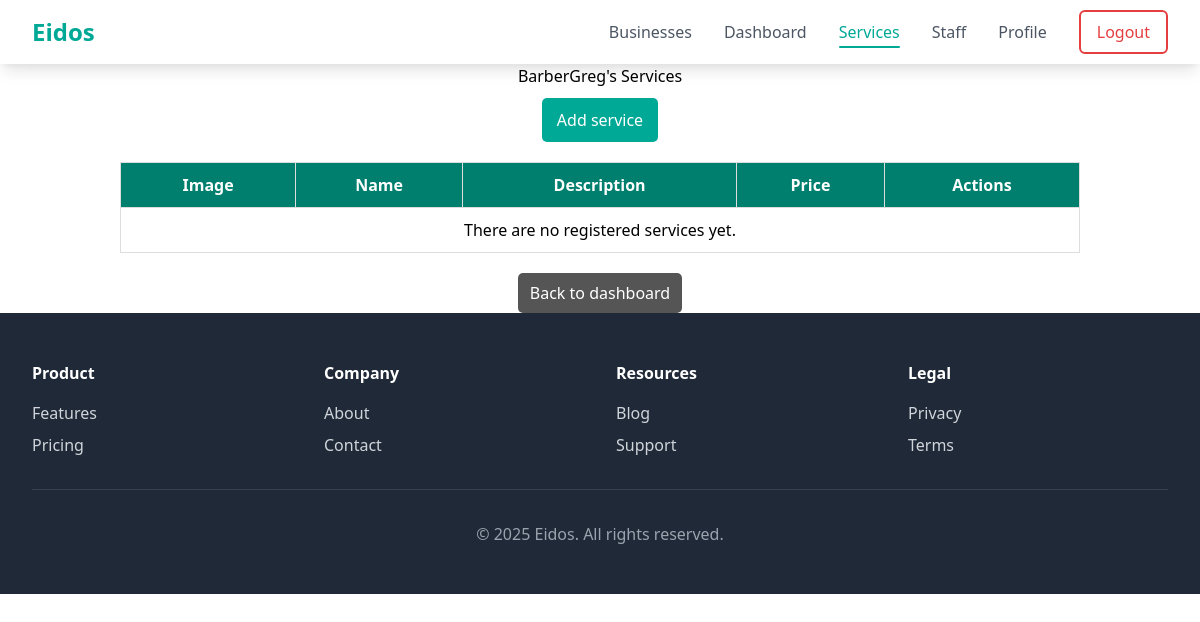
Before: /business/dashboard/services (signed in) with the older database file.
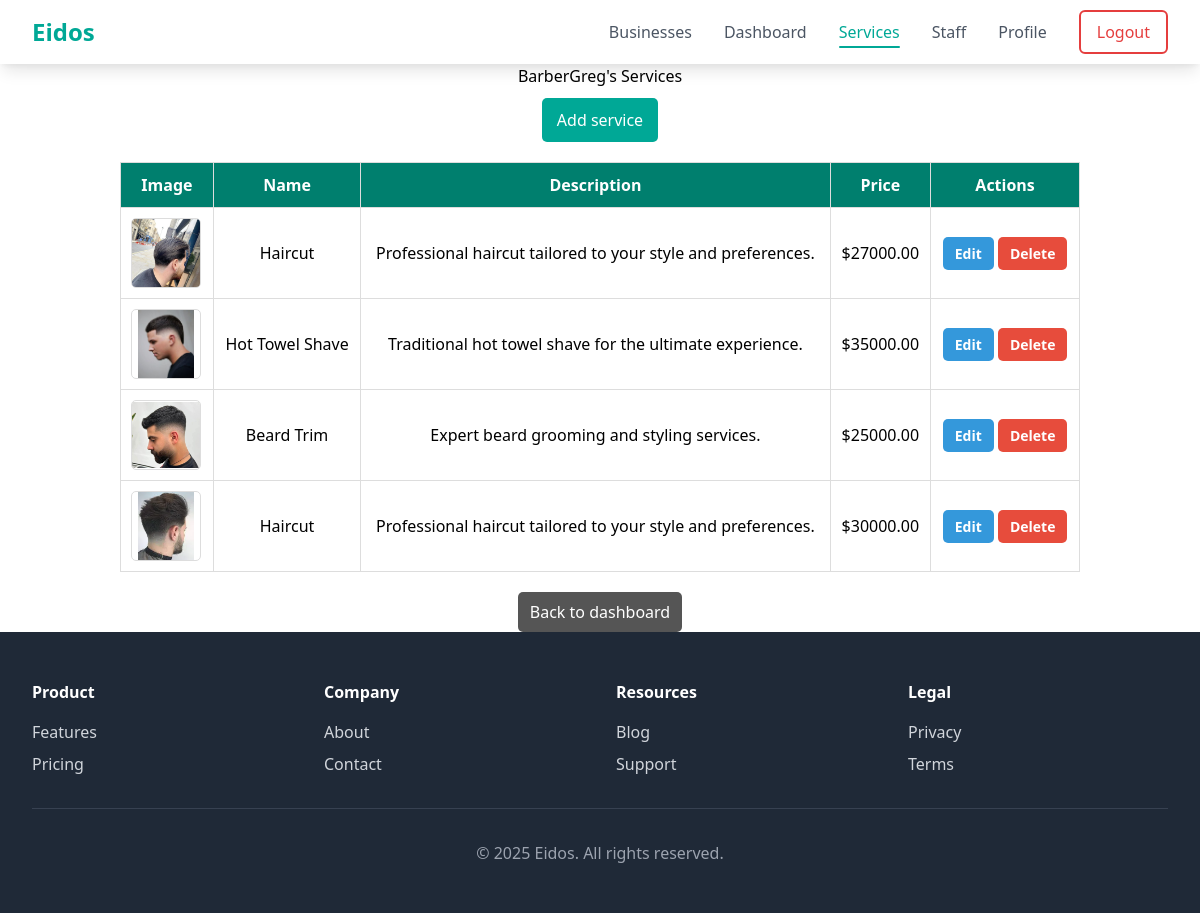
After: the same page with the newer database file.
### business/models.py (models this page shows, shortened)
class BusinessAccount(models.Model):
    name = models.CharField(max_length=100)
    email = models.EmailField(max_length=100, default='')
    address = models.CharField(max_length=200)
    description = models.TextField(blank=True)
    logo = models.ImageField(upload_to='business/images/')
    user = models.OneToOneField(Account, on_delete=models.CASCADE, null=True, blank=True)
    phone = models.CharField(max_length=20)
    instagram = models.URLField(blank=True, null=True)
    facebook = models.URLField(blank=True, null=True)
    twitter = models.URLField(blank=True, null=True)
    tiktok = models.URLField(blank=True, null=True)

class Service(models.Model):
    business = models.ForeignKey(BusinessAccount, on_delete=models.CASCADE, default=get_default_business)
    name = models.CharField(max_length=200)
    description = models.TextField(blank=True, null=True)
    price = models.DecimalField(max_digits=10, decimal_places=2)
    available = models.BooleanField(default=True)
    image = models.ImageField(upload_to='services/', blank=True, null=True)
    created_at = models.DateTimeField(auto_now_add=True)

### business/views.py (the view)
# urls.py: path('dashboard/services', views.dashboardServicesView, name="dashboard_services"),
@login_required
def dashboardServicesView(request):
    try:
        business = BusinessAccount.objects.get(user=request.user)
    except BusinessAccount.DoesNotExist:
        messages.error(request, "Business profile not found")
        return redirect('home')
    services = Service.objects.filter(business=business)
    return render(request, 'dashboard_services.html', {'business': business, 'services': services})

### business/templates/dashboard_services.html (shortened to what this page needs)
{% extends 'base.html' %}
{% block content %}
    <div class="container">
        <h1>{{ business.name }}'s Services</h1>
        <a href="{% url 'add_service' %}" class="button">Add service</a>
        <table class="table">
            <tr>
                <th>Image</th>
                <th>Name</th>
                <th>Description</th>
                <th>Price</th>
                <th>Actions</th>
            </tr>
            {% for service in services %}
            <tr>
                <td>
                    {% if service.image %}
                        <img src="{{ service.image.url }}" alt="{{ service.name }}" class="service-img">
                    {% else %}
                        No image
                    {% endif %}
                </td>
                <td>{{ service.name }}</td>
                <td>{{ service.description }}</td>
                <td>${{ service.price }}</td>
                <td class="actions">
                    <a href="{% url 'edit_service' service.id %}" class="edit-btn"> Edit</a>
                    <a href="{% url 'delete_service' service.id %}" class="delete-btn"
                        onclick="return confirm('Are you sure you want to delete this service?')">
                        Delete
                    </a>
                </td>
            </tr>
            {% empty %}
            <tr><td colspan="5">There are no registered services yet.</td></tr>
            {% endfor %}
        </table>
        <a href="{% url 'business_dashboard' %}" class="back-button">Back to dashboard</a>
    </div>
{% endblock %}

### eidosapp/templates/base.html (shortened to what this page needs)
<!DOCTYPE html>
<html lang="en">
<head>
    <link href="https://cdnjs.cloudflare.com/ajax/libs/tailwindcss/2.2.19/tailwind.min.css" rel="stylesheet">
    <link href="https://cdnjs.cloudflare.com/ajax/libs/font-awesome/6.0.0/css/all.min.css" rel="stylesheet">
</head>
<body class="{% block body_class %}bg-gray-50{% endblock %}">
    <nav id="navbar" class="bg-white shadow-lg fixed top-0 left-0 right-0 z-50">
        <div class="max-w-7xl mx-auto px-4 sm:px-6 lg:px-8">
            <div class="flex justify-between items-center h-16">
                <div class="flex items-center">
                    <a href="{% url 'home' %}" class="text-2xl font-bold text-primary">Eidos</a>
                </div>
                <div class="hidden md:flex items-center space-x-8">
                    {% if user.is_authenticated %}
                        <a href="{% url 'search_business' %}" class="nav-link text-gray-600 hover:text-primary {% if request.resolver_match.url_name == 'search_business' %}active{% endif %}">Businesses</a>
                        <a href="{% url 'business_dashboard' %}" class="nav-link text-gray-600 hover:text-primary {% if request.resolver_match.url_name == 'business_dashboard' %}active{% endif %}">Dashboard</a>
                        <a href="{% url 'dashboard_services' %}" class="nav-link text-gray-600 hover:text-primary {% if request.resolver_match.url_name == 'dashboard_services' %}active{% endif %}">Services</a>
                        <a href="#" class="nav-link text-gray-600 hover:text-primary {% if request.resolver_match.url_name == 'staff' %}active{% endif %}">Staff</a>
                        <a href="{% url 'manage_profile' %}" class="nav-link text-gray-600 hover:text-primary {% if request.resolver_match.url_name == 'manage_profile' %}active{% endif %}">Profile</a>
                        <a href="{% url 'logout' %}" class="auth-btn logout-btn ml-4">Logout</a>
                    {% endif %}
                </div>
            </div>
        </div>
    </nav>
    {% block content %}{% endblock %}
    {% block default_footer %}
    <footer class="bg-gray-800">
        <div class="max-w-7xl mx-auto py-12 px-4 sm:px-6 lg:px-8">
            <div class="grid grid-cols-2 md:grid-cols-4 gap-8">
                <div>
                    <h3 class="text-white font-bold mb-4">Product</h3>
                    <ul class="space-y-2">
                        <li><a href="#" class="text-gray-300 hover:text-white">Features</a></li>
                        <li><a href="#" class="text-gray-300 hover:text-white">Pricing</a></li>
                    </ul>
                </div>
                <div>
                    <h3 class="text-white font-bold mb-4">Company</h3>
                    <ul class="space-y-2">
                        <li><a href="#" class="text-gray-300 hover:text-white">About</a></li>
                        <li><a href="#" class="text-gray-300 hover:text-white">Contact</a></li>
                    </ul>
                </div>
                <div>
                    <h3 class="text-white font-bold mb-4">Resources</h3>
                    <ul class="space-y-2">
                        <li><a href="#" class="text-gray-300 hover:text-white">Blog</a></li>
                        <li><a href="#" class="text-gray-300 hover:text-white">Support</a></li>
                    </ul>
                </div>
                <div>
                    <h3 class="text-white font-bold mb-4">Legal</h3>
                    <ul class="space-y-2">
                        <li><a href="#" class="text-gray-300 hover:text-white">Privacy</a></li>
                        <li><a href="#" class="text-gray-300 hover:text-white">Terms</a></li>
                    </ul>
                </div>
            </div>
            <div class="mt-8 border-t border-gray-700 pt-8 text-center">
                <p class="text-gray-400">&copy; 2025 Eidos. All rights reserved.</p>
            </div>
        </div>
    </footer>
    {% endblock %}
</body>
</html>

### eidosapp/templates/base.html (style rules this page uses)
:root { --primary-color: #00a896; --primary-dark: #007f6e; --secondary-color: #f8f9fa; }
.text-primary { color: var(--primary-color); }
body { padding-top: 64px; }
#navbar { height: 64px; }
.nav-link { transition: all 0.2s ease; }
.nav-link.active { color: var(--primary-color); font-weight: 500; position: relative; }
.nav-link.active::after { content: ''; position: absolute; bottom: -4px; left: 0; width: 100%; height: 2px; background-color: var(--primary-color); border-radius: 1px; }
.auth-btn { padding: 0.5rem 1rem; border-radius: 0.375rem; font-weight: 500; transition: all 0.2s ease; border: 2px solid var(--primary-color); color: var(--primary-color); }
.logout-btn { border: 2px solid #e53e3e; color: #e53e3e; }

### business/templates/dashboard_services.html (style rules this page uses)
.container { width: 80%; margin: auto; text-align: center; }
.button { background-color: #00a896; color: white; padding: 10px 15px; text-decoration: none; border-radius: 5px; display: inline-block; margin-top: 10px; }
.table { width: 100%; border-collapse: collapse; margin-top: 20px; }
.table th, .table td { border: 1px solid #ddd; padding: 10px; text-align: center; }
.table th { background-color: #007f6e; color: white; }
.actions a { display: inline-block; padding: 6px 12px; border-radius: 5px; text-decoration: none; font-size: 14px; font-weight: bold; transition: 0.3s; }
.service-img { width: 70px; height: 70px; object-fit: contain; border-radius: 5px; border: 1px solid #ddd; background-color: white; }
.edit-btn { background-color: #3498db; color: white; }
.delete-btn { background-color: #e74c3c; color: white; }
.back-button { background-color: #555; color: white; padding: 8px 12px; border-radius: 5px; text-decoration: none; display: inline-block; margin-top: 20px; }

Changed rows visible on the page:
added Service: image (picture), name "Haircut", description "Professional haircut tailored to your style and preferences.", price "27000.00"
added Service: image (picture), name "Hot Towel Shave", description "Traditional hot towel shave for the ultimate experience.", price "35000.00"
added Service: image (picture), name "Beard Trim", description "Expert beard grooming and styling services.", price "25000.00"
added Service: image (picture), name "Haircut", description "Professional haircut tailored to your style and preferences.", price "30000.00"
Other visible differences:
text no longer shown: "There are no registered services yet."
